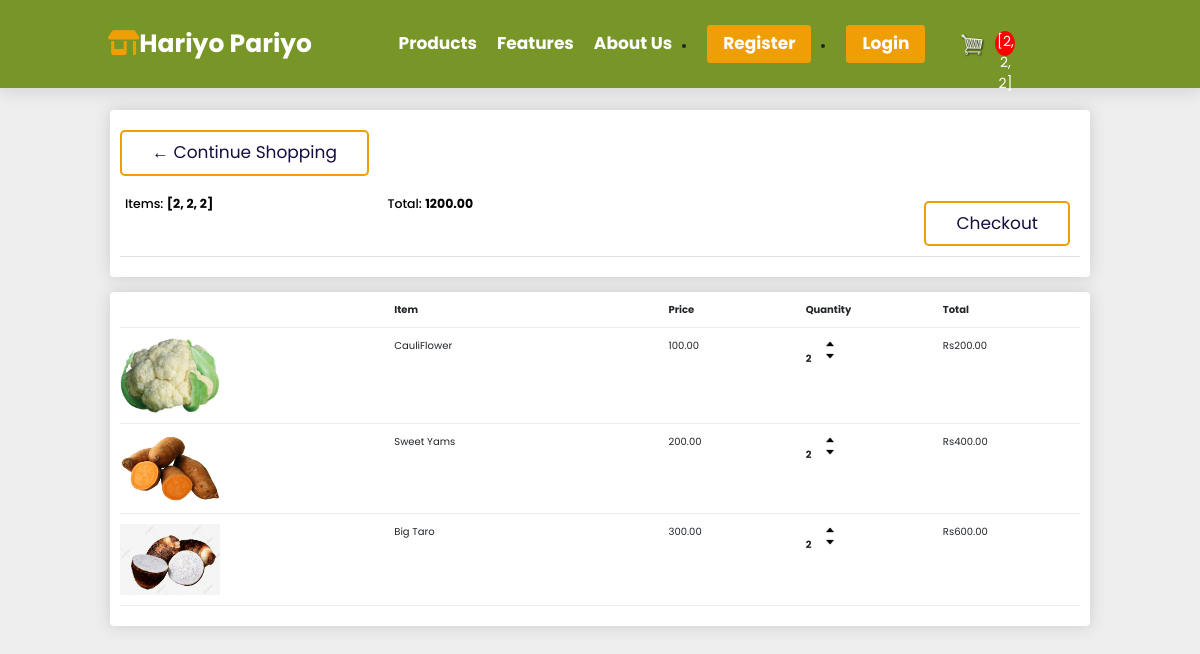
The app's page /cart/ (signed in), older data.
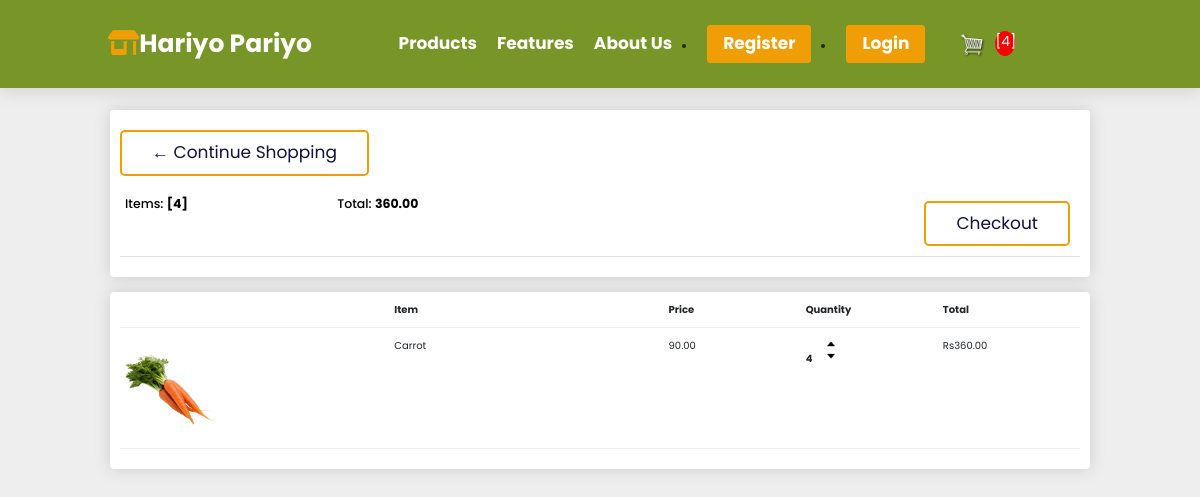
The same page, newer data.
### store/models.py (models this page shows, shortened)
class Order(models.Model):
    customer = models.ForeignKey(Customer, on_delete=models.SET_NULL, null=True, blank=True)
    date_ordered = models.DateTimeField(auto_now_add=True)
    complete = models.BooleanField(default=False)
    transaction_id = models.CharField(max_length=100, null=True)
    @property
    def get_cart_total(self):
        orderitems =self.orderitem_set.all()
        total = sum([item.get_total for item in orderitems])
        return total
    @property
    def get_cart_items(self):
        orderitems = self.orderitem_set.all()
        total = [item.quantity for item in orderitems]
        return total

class OrderItem(models.Model):
    product = models.ForeignKey(Product, on_delete=models.SET_NULL, null=True)
    order = models.ForeignKey(Order, on_delete=models.SET_NULL, null=True)
    quantity = models.IntegerField(default=0, null=True, blank=True)
    date_added = models.DateTimeField(auto_now_add=True)
    class Meta:
        unique_together = ('product', 'order')
    @property
    def get_total(self):
        if self.product and self.product.price:
            total = self.product.price * self.quantity
        else:
            total = 0
        return total

class Product(models.Model):
    name = models.CharField(max_length=200)
    price = models.DecimalField(max_digits=10, decimal_places=2)
    digital = models.BooleanField(default=False, null=True, blank=False)
    image = models.ImageField(null=True, blank=True)
    @property
    def imageURL(self):
        try:
            url = self.image.url
        except:
            url = ''
        return url

### store/views.py (the view)
# urls.py: path('cart/', views.cart, name="cart"),
def cart(request):
    data = cartData(request)
    cartItems = data['cartItems']
    order = data['order']
    items = data['items']
    context = {'items':items, 'order':order, 'cartItems':cartItems}
    return render(request, 'store/cart.html', context)

### store/utils.py (called while the page is built)
def cartData(request):
    if  request.user.is_authenticated:
        customer = request.user.customer
        order, created = Order.objects.get_or_create(customer=customer, complete=False)
        items = order.orderitem_set.all()
        cartItems = order.get_cart_items
    else:
        cookieData = cookieCart(request)
        cartItems = cookieData.get('cartItems', 0)
        order = cookieData.get('order', {})
        items = cookieData.get('items',[])
    return{'items':items, 'order':order, 'cartItems':cartItems}

### store/templates/store/cart.html
{% extends 'store/main.html' %}
{% load static %}
{%block content %}
<section class="cart" id="cart">
    <div class="container" style="">
        <div class="col">
            <div class = "box-element">
                <a class="btn" href="{%url 'products'%}">&#x2190; continue shopping </a>
                <br>
                <br>
                <table class="table">
                    <tr>
                        <th> <h5> Items: <Strong>{{order.get_cart_items}}</Strong></h5></th>
                        <th> <h5> Total: <Strong>{{ order.get_cart_total }}</Strong></h5></th>
                        <th>
                            <a style="float:right; margin:5px;" class="btn" href="{%url 'checkout'%}"> Checkout </a>
                        </th>
                    </tr>
                </table>
            </div>
            <br>
            <div class = "box-element">
                <div class="cart-row">
                    <div style="flex:2"></div>
                    <div style="flex:2"><strong>Item</strong></div>
                    <div style="flex:1"><strong>Price</strong></div>
                    <div style="flex:1"><strong>Quantity</strong></div>
                    <div style="flex:1"><strong>Total</strong></div>
                </div>
                {% for item in items%}
                <div class="cart-row">
                    <div style="flex:2"><img src="{{item.product.imageURL}}" class='row-image'></div>
                    <div style="flex:2">{{item.product.name}}</div>
                    <div style="flex:1">{{item.product.price}}</div>
                    <div style="flex:1">
                        <p class="quantity">{{item.quantity}}</p>
                        <div class="quantity">
                            <img data-product={{item.product.id}} data-action="add" class="chg-quantity update-cart" src="{%static 'images/arrow_up.png'%}">
                            <img data-product={{item.product.id}} data-action="remove" class="chg-quantity update-cart" src="{%static 'images/arrow_down.png'%}">
                        </div>
                    </div>
                    <div style="flex:1"><p>Rs{{item.get_total}} </p></div>
                </div>
                {% endfor %}
            </div>
        </div>
    </div>
</section>
{%endblock content%}

### store/templates/store/main.html (shortened to what this page needs)
<!DOCTYPE html>
{% load static%}
<html>
    <head>
        <link rel="stylesheet" href="https://cdn.jsdelivr.net/npm/swiper@8/swiper-bundle.min.css" />
        <link rel="stylesheet" href="https://cdnjs.cloudflare.com/ajax/libs/font-awesome/6.2.0/css/all.min.css">
        <link href="https://cdn.jsdelivr.net/npm/bootstrap@5.3.3/dist/css/bootstrap.min.css" rel="stylesheet">
        <link rel="stylesheet" type="text/css" href="{% static 'css/bootstrap.min.css' %}">
    </head>
    <body>
        <header class="header">
            <a class="logo" href="#">
                <i class="fa-solid fa-shop"></i>Hariyo pariyo
              </a>
            <nav class="navbar">
                <a href="{%url 'products'%}">Products</a>
                <a href="{%url 'features'%}">features</a>
                <a href="{%url 'about'%}">About us</a>
            {% if user.is_authenticated %}
        <li class="nav-item"><a class="btn-small btn-warning" href="{% url 'register' %}">Register</a></li>
        <li class="nav-item"><a class="btn-small btn-warning" href="{% url 'login' %}">Login</a></li>
        {% endif %}
                <a href="{% url 'cart' %}">
                   <img  id="cart-icon" src="{% static 'images/cart.png' %}">
               </a>
               <span id="cart-total">{{cartItems}}</span>
            </nav>
        </header>
        {% block content%}
        {% endblock content%}
    </body>
</html>

Row changes from the older to the newer data that the page shows:
removed OrderItem: product.imageURL (picture), product.name "CauliFlower", product.price "100.00", quantity "2", get_total "200.00"
removed OrderItem: product.imageURL (picture), product.name "Sweet Yams", product.price "200.00", quantity "2", get_total "400.00"
removed OrderItem: product.imageURL (picture), product.name "Big Taro", product.price "300.00", quantity "2", get_total "600.00"
computed for Order: get_cart_items "[2, 2, 2]" → "[4]"; get_cart_total "1200.00" → "360.00"
added OrderItem: product.imageURL (picture), product.name "Carrot", product.price "90.00", quantity "4", get_total "360.00"
Text that changed along with them:
{{ cartItems }}: "[2, 2, 2]" → "[4]"
